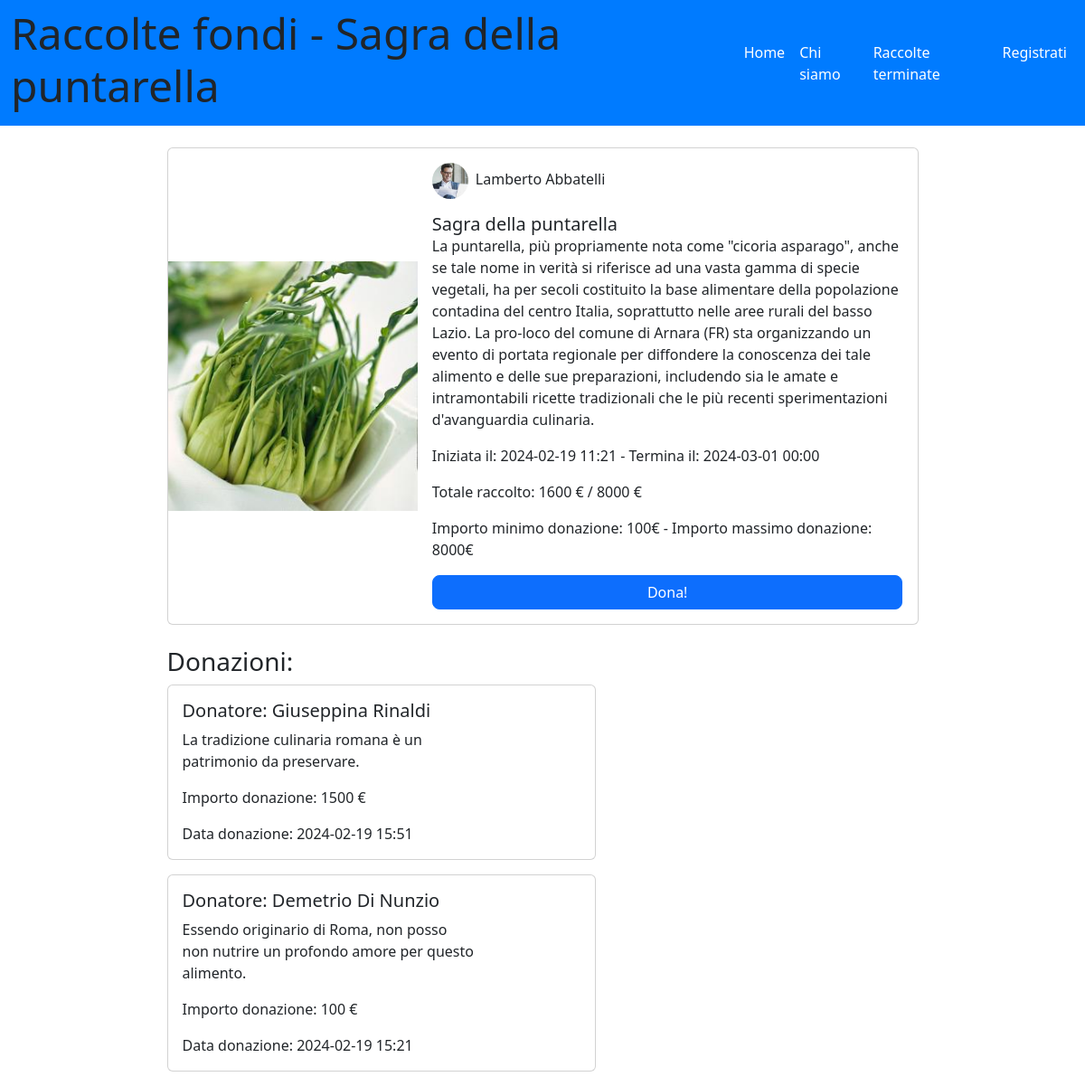
The page /raccolte/3 on the database its author committed.
### tables this page shows
CREATE TABLE "raccolte" (
	"id_raccolta"	INTEGER NOT NULL UNIQUE,
	"nome_raccolta"	TEXT NOT NULL,
	"descrizione"	TEXT,
	"immagine"	TEXT,
	"data_creazione"	TEXT,
	"data_termine"	TEXT,
	"cifra_attuale"	NUMERIC,
	"cifra_da_raggiungere"	NUMERIC,
	"tipo_raccolta"	TEXT,
	"organizzatore_raccolta"	INTEGER,
	"importo_minimo"	NUMERIC,
	"status"	TEXT DEFAULT 'attiva',
	"aggiornata"	TEXT DEFAULT 'no',
	"importo_massimo"	NUMERIC, tipo_modificabile TEXT,
	PRIMARY KEY("id_raccolta" AUTOINCREMENT),
	FOREIGN KEY("organizzatore_raccolta") REFERENCES "utenti"("id_utente")
);

CREATE TABLE "utenti" (
	"id_utente"	INTEGER UNIQUE,
	"email"	TEXT NOT NULL UNIQUE,
	"password"	TEXT NOT NULL UNIQUE,
	"nome"	TEXT NOT NULL,
	"cognome"	TEXT NOT NULL,
	"immagine_utente"	TEXT,
	"portafoglio"	NUMERIC,
	PRIMARY KEY("id_utente" AUTOINCREMENT)
);

CREATE TABLE "donazioni" (
	"id_donazione"	INTEGER NOT NULL UNIQUE,
	"importo"	INTEGER,
	"id_donatore"	INTEGER,
	"raccolta"	INTEGER,
	"testo_donazione"	TEXT,
	"data_donazione"	TEXT,
	"nome_donatore"	TEXT,
	"cognome_donatore"	TEXT,
	FOREIGN KEY("id_donatore") REFERENCES "utenti",
	FOREIGN KEY("raccolta") REFERENCES "raccolte",
	PRIMARY KEY("id_donazione" AUTOINCREMENT)
);

### app.py (the view)
@app.route('/raccolte/<int:id>')
def singola_raccolta(id):
    raccolta_db = raccolte_dao.get_raccolta_by_id(id)
    donazioni_db = donazioni_dao.get_donazione_by_id(id)
    return render_template('singola_raccolta.html', raccolta = raccolta_db, donazioni=donazioni_db)

### app.py (called while the page is built)
@app.before_request
def update_before_request():
    app.logger.info('Inizio update_status_e_portafoglio')
    try:
        raccolte_dao.update_status_e_portafoglio()
        app.logger.info('Fine update_status_e_portafoglio')
        raccolte_dao.update_tipo_modificabile()
        app.logger.info('Fine update_tipo_modificabile')
    except Exception as e:
        print('Error during update:', str(e))

### donazioni_dao.py (called while the page is built)
def get_donazione_by_id(id):
    conn = sqlite3.connect('db/raccolte_fondi.db')
    conn.row_factory = sqlite3.Row
    cursor = conn.cursor()
    '''ricevi l'id della raccolta, seleziona tutte le donazioni effettuate a quella raccolta, ovvero
    dove raccolta (donazioni) = id_raccolta (raccolte)'''
    sql = 'SELECT donazioni.id_donazione,donazioni.importo,donazioni.id_donatore,donazioni.raccolta,donazioni.testo_donazione,donazioni.data_donazione,donazioni.nome_donatore,donazioni.cognome_donatore FROM donazioni WHERE donazioni.raccolta = ? ORDER BY data_donazione DESC'
    cursor.execute(sql, (id,))
    donazioni = cursor.fetchall()
    cursor.close()
    conn.close()
    return donazioni

### raccolte_dao.py (called while the page is built)
def get_raccolta_by_id(id):
    conn = sqlite3.connect('db/raccolte_fondi.db')
    conn.row_factory = sqlite3.Row
    cursor = conn.cursor()
    sql = 'SELECT raccolte.id_raccolta,raccolte.nome_raccolta,raccolte.descrizione,raccolte.immagine,raccolte.data_creazione,raccolte.data_termine,raccolte.cifra_attuale,raccolte.cifra_da_raggiungere,raccolte.tipo_raccolta,raccolte.organizzatore_raccolta,raccolte.importo_minimo,raccolte.status,raccolte.aggiornata,raccolte.importo_massimo,utenti.nome,utenti.cognome,utenti.immagine_utente FROM raccolte LEFT JOIN utenti ON raccolte.organizzatore_raccolta = utenti.id_utente WHERE raccolte.id_raccolta = ? ORDER BY data_creazione DESC'
    cursor.execute(sql, (id,))
    post = cursor.fetchone()
    cursor.close()
    conn.close()
    return post

### templates/singola_raccolta.html (shortened to what this page needs)
{% extends "base.html" %}
{% block home_active %}active{% endblock %}
{% block page_name%}{{raccolta.nome_raccolta}}{%endblock%}
{%block content%}
<main class="col-lg-12">
  <div class="container">
    <div class="row justify-content-center">
      <div class="col-lg-9">
        <div class="card mb-4">
          <div class="row g-0">
            <div class="col-md-4 card-img-container">
              {% if raccolta.immagine %}
              <img src="{{ url_for('static', filename=raccolta.immagine) }}" class="img-fluid img-fit-contain img-full-height" alt="Immagine della raccolta: {{raccolta.nome_raccolta}}">
              {% else %}
              <img src="{{ url_for('static', filename='no_immagine_raccolta.jpg') }}" class="img-fluid img-fit-contain img-full-height" alt="Nessuna immagine disponibile">
              {% endif %}
            </div>
            <div class="col-md-8">
              <div class="card-body d-flex flex-column justify-content-between">
                <div class="d-flex align-items-center mb-3">
                  {% if raccolta.immagine_utente %}
                  <img src="{{ url_for('static', filename=raccolta.immagine_utente) }}" class="profile-image me-2" alt="Immagine di profilo">
                  {% else %}
                  <img src="{{ url_for('static', filename='no_immagine_utente.jpg') }}" class="profile-image me-2" alt="Immagine di profilo">
                  {% endif %}
                  <p class="mb-1">{{raccolta.nome}} {{raccolta.cognome}}</p>
                </div>
                <h5 class="card-title mb-0">{{raccolta.nome_raccolta | e}}</h5>
                <p class="card-text mb-3">{{raccolta.descrizione | e}}</p>
                <p>Iniziata il: {{raccolta.data_creazione | e}} - Termina il: {{raccolta.data_termine | e}}</p>
                <p>Totale raccolto: {{raccolta.cifra_attuale | e}} € / {{raccolta.cifra_da_raggiungere | e}} €</p>
                <p>Importo minimo donazione: {{raccolta.importo_minimo | int}}€ - Importo massimo donazione: {{raccolta.importo_massimo | int}}€</p>
                {% if raccolta.status == "attiva" %}
                <button type="button" class="btn btn-primary rounded-3" data-bs-toggle="modal" data-bs-target="#createModal">
                  Dona!
                </button>
                {% endif %}
              </div>
            </div>
          </div>
        </div>
        <h3>Donazioni:</h3>
        {% for donazione in donazioni %}
        <div class="row">
          <div class="col-7">
            <div class="card mb-3">
              <div class="row g-0">
                <div class="col-lg-9">
                  <div class="card-body">
                    <h5 class="card-title">Donatore: {% if donazione.id_donatore != None %}{{ donazione.nome_donatore | e }} {{ donazione.cognome_donatore | e }}{% else %}Anonimo{% endif %}</h5>
                    <p class="card-text">{{ donazione.testo_donazione }}</p>
                    <p class="card-text">Importo donazione: {{ donazione.importo | e }} €</p>
                    <p class="card-text">Data donazione: {{ donazione.data_donazione | e }}</p>
                  </div>
                </div>
              </div>
            </div>
          </div>
        </div>
        {% endfor %}
      </div>
    </div>
  </div>
</main>
{% endblock %}

### static/style.css (style rules this page uses)
.profile-image { width: 40px; height: auto; border-radius: 50%; }
.d-flex.align-items-center { align-items: center; }
.card-img-container img { height: 100%; width: 100%; object-fit: contain; object-position: center; }
.card-body { flex: 1; display: flex; flex-direction: column; justify-content: space-between; }
.img-fit-contain { object-fit: contain; width: 100%; height: 100%; }

### rows shown on the page
raccolte: nome_raccolta "Sagra della puntarella", immagine (picture), descrizione "La puntarella, più propriamente nota come \"cicoria asparago\", anche se tale nome in verità si riferisce ad una vasta gamma di specie vegetali, ha per secoli costituito la base alimentare della popolazione contadina del centro Italia, soprattutto nelle aree rurali del basso Lazio. La pro-loco del comune di Arnara (FR) sta organizzando un evento di portata regionale per diffondere la conoscenza dei tale alimento e delle sue preparazioni, includendo sia le amate e intramontabili ricette tradizionali che le più recenti sperimentazioni d'avanguardia culinaria.", data_creazione "2024-02-19 11:21", data_termine "2024-03-01 00:00", cifra_attuale "1600", cifra_da_raggiungere "8000", importo_minimo "100", importo_massimo "8000"
utenti: immagine_utente (picture), nome "Lamberto", cognome "Abbatelli"
donazioni: nome_donatore "Giuseppina", cognome_donatore "Rinaldi", testo_donazione "La tradizione culinaria romana è un patrimonio da preservare.", importo "1500", data_donazione "2024-02-19 15:51"
donazioni: nome_donatore "Demetrio", cognome_donatore "Di Nunzio", testo_donazione "Essendo originario di Roma, non posso non nutrire un profondo amore per questo alimento.", importo "100", data_donazione "2024-02-19 15:21"
